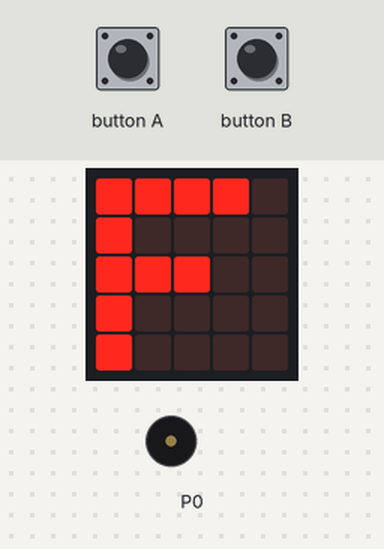
Bench run of a program on a simulated BBC micro:bit (MakeCode). Parts: the board's 5×5 LED display, buzzer (waves = sounding). The inputs (shaded band) are chosen by the test bench.

Above: at 1.6 s.
4.4 s: button A pressed for 0.15 s
At 4.6 s:
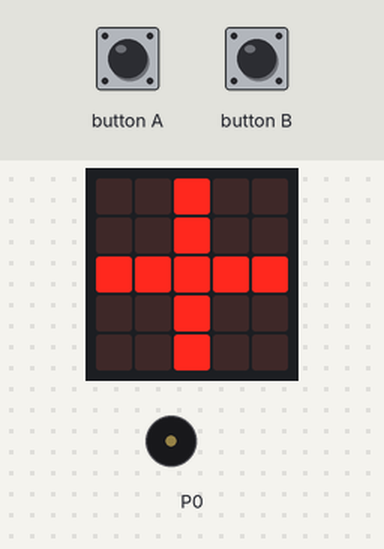
5.1 s: button B pressed for 3.2 s
At 7.42 s:
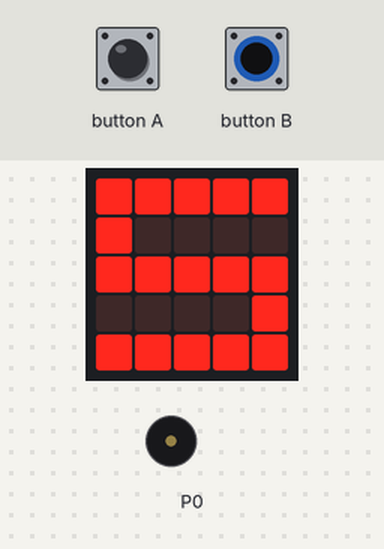
9.8 s: button A pressed for 1 s
At 10.7 s:
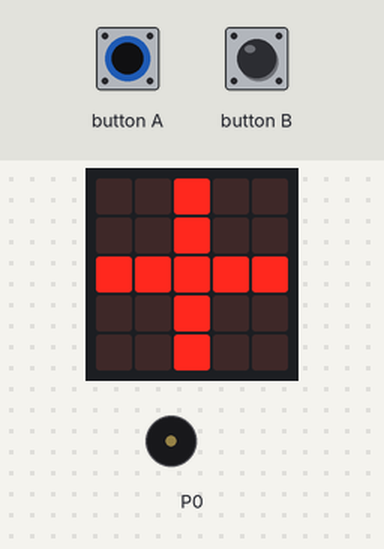
11.4 s: button A pressed for 3.2 s
Timing chart, 0 to 16.9 s (numbered marks = the images above; inputs shaded):
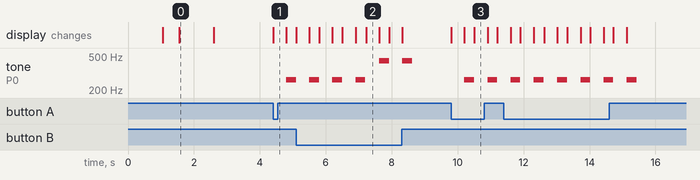

Measured:
- after the input at 4.4 s, tone on P0: silent → 262 Hz after 0.40 s; the display: changes at once (image 1)
- after the input at 5.1 s, the display: first differs from a run without the input after 2.1 s (image 2)
- after the input at 9.8 s, tone on P0: alternates 262 Hz for 0.30 s and silent for 0.40 s, starting after 0.41 s; the display: changes at once (image 3)
- what the display in image 0 shows lasts 1.0 s, from 1.6 s to 2.6 s
- what the display in image 2 shows lasts 0.4 s, from 7.2 s to 7.6 s

The program:

main.ts
```typescript
basic.clearScreen()
for (let index = 0; index < 2; index++) {
    basic.showString("F")
    basic.pause(300)
    basic.clearScreen()
    basic.pause(500)
}
basic.forever(function () {
    basic.clearScreen()
    if (input.buttonIsPressed(Button.A)) {
        for (let index = 0; index < 4; index++) {
            basic.showLeds(`
                . . # . .
                . . # . .
                # # # # #
                . . # . .
                . . # . .
                `)
            basic.clearScreen()
            music.ringTone(262)
            basic.pause(300)
            music.stopAllSounds()
            basic.clearScreen()
        }
    } else {
        if (input.buttonIsPressed(Button.B)) {
            for (let index = 0; index < 2; index++) {
                basic.showLeds(`
                    # # # # #
                    # . . . .
                    # # # # #
                    . . . . #
                    # # # # #
                    `)
                basic.clearScreen()
                music.ringTone(440)
                basic.pause(300)
                music.stopAllSounds()
                basic.clearScreen()
            }
        }
    }
})
```

test.ts
```typescript
// les tests vont ici ; cela ne sera pas compilé si ce paquet est utilisé en tant qu'extension.
```
